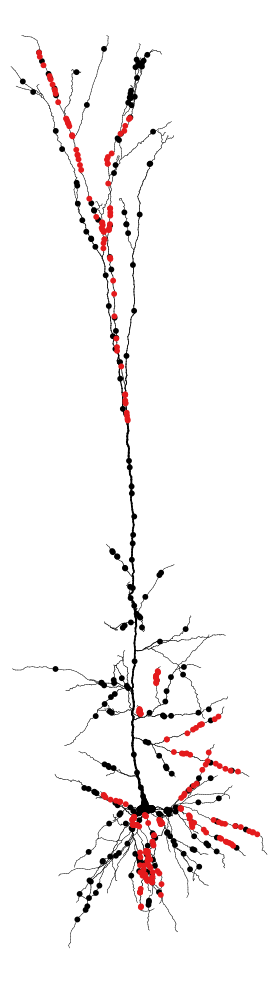

Reproduce this figure in Python.
from pathlib import Path

import matplotlib

matplotlib.use("Agg")

import matplotlib.pyplot as plt
import numpy as np


SCRIPT_DIR = Path(__file__).resolve().parent
ROOT = SCRIPT_DIR.parents[2]
DATA_DIR = ROOT / "nc_final_data" / "Figure1" / "Figure1_b"
OUTPUT = SCRIPT_DIR / "Figure1_b1.pdf"
EXCITATORY_CHANNELS = 250
TOTAL_CHANNELS = 500


def project_point_to_segment(px, py, x0, y0, x1, y1):
    dx = x1 - x0
    dy = y1 - y0
    length_sq = dx * dx + dy * dy
    if length_sq <= 1e-12:
        return x0, y0, 0.0
    t = ((px - x0) * dx + (py - y0) * dy) / length_sq
    t = min(1.0, max(0.0, t))
    return x0 + t * dx, y0 + t * dy, t


def nearest_point(points, px, py, axis1, axis2):
    polyline = [
        (float(p[axis1]), float(p[axis2]), float(p[3])) for p in points
    ]
    best = None
    for i in range(1, len(polyline)):
        x0, y0, d0 = polyline[i - 1]
        x1, y1, d1 = polyline[i]
        x, y, t = project_point_to_segment(px, py, x0, y0, x1, y1)
        distance = float(np.hypot(x - px, y - py))
        diameter = float((1.0 - t) * d0 + t * d1)
        candidate = (distance, x, y, diameter)
        if best is None or candidate[0] < best[0]:
            best = candidate
    if best is None:
        return polyline[0]
    return best[1:]


def build_plot_data():
    points = np.load(DATA_DIR / "section_points.npy", allow_pickle=False)
    names = np.load(DATA_DIR / "section_names.npy", allow_pickle=False).astype(str)
    offsets = np.load(DATA_DIR / "section_offsets.npy", allow_pickle=False)
    parents = np.load(DATA_DIR / "section_parents.npy", allow_pickle=False)
    synapse_sections = np.load(DATA_DIR / "synapse_section.npy", allow_pickle=False).astype(str)
    synapse_locations = np.load(DATA_DIR / "synapse_location.npy", allow_pickle=False).astype(float)
    if len(synapse_sections) != TOTAL_CHANNELS:
        raise ValueError(f"Expected {TOTAL_CHANNELS} synapse sites.")
    synapse_type = np.where(
        np.arange(TOTAL_CHANNELS) < EXCITATORY_CHANNELS, "exc", "inh"
    )

    ranges = {
        name: float(points[:, i].max() - points[:, i].min())
        for i, name in enumerate(("x", "y", "z"))
    }
    axes = sorted(ranges, key=lambda name: ranges[name], reverse=True)
    axis1, axis2 = [("x", "y", "z").index(name) for name in axes[:2]]
    sections = [points[offsets[i]:offsets[i + 1]] for i in range(len(names))]
    section_map = {name: i for i, name in enumerate(names)}

    segments = []
    is_soma = []
    for name, section in zip(names, sections):
        for i in range(1, len(section)):
            previous, current = section[i - 1], section[i]
            segments.append((
                float(previous[axis1]), float(current[axis1]),
                float(previous[axis2]), float(current[axis2]),
                float(previous[3]), float(current[3]),
            ))
            is_soma.append("soma" in name)

    for section, parent_index in zip(sections, parents):
        if parent_index < 0:
            continue
        parent = sections[parent_index]
        child_start = (
            float(section[0, axis1]), float(section[0, axis2]), float(section[0, 3])
        )
        child_end = (
            float(section[-1, axis1]), float(section[-1, axis2]), float(section[-1, 3])
        )
        start_parent = nearest_point(parent, child_start[0], child_start[1], axis1, axis2)
        end_parent = nearest_point(parent, child_end[0], child_end[1], axis1, axis2)
        start_distance = np.hypot(
            start_parent[0] - child_start[0], start_parent[1] - child_start[1]
        )
        end_distance = np.hypot(
            end_parent[0] - child_end[0], end_parent[1] - child_end[1]
        )
        child, parent_point = (
            (child_start, start_parent) if start_distance <= end_distance
            else (child_end, end_parent)
        )
        child_x, child_y, child_d = child
        parent_x, parent_y, parent_d = parent_point
        if np.hypot(parent_x - child_x, parent_y - child_y) < 1e-9:
            continue
        segments.append((child_x, parent_x, child_y, parent_y, child_d, parent_d))
        is_soma.append(False)

    segments = np.asarray(segments, dtype=np.float64)
    rotated = segments.copy()
    rotated[:, 0] = -segments[:, 2]
    rotated[:, 1] = -segments[:, 3]
    rotated[:, 2] = segments[:, 0]
    rotated[:, 3] = segments[:, 1]

    synapse_xy = []
    for name, location in zip(synapse_sections, synapse_locations):
        section = sections[section_map[name]]
        arcs = section[:, 4]
        target = float(location) * arcs[-1]
        x = float(np.interp(target, arcs, section[:, axis1]))
        y = float(np.interp(target, arcs, section[:, axis2]))
        synapse_xy.append((-y, x))

    return rotated, np.asarray(is_soma, dtype=bool), np.asarray(synapse_xy), synapse_type


def radius_for_diameter(diam, is_soma):
    radius = max(0.35, 0.5 * float(diam))
    return min(radius, 6.0) if is_soma else radius


def draw_tube_segment(ax, x0, x1, y0, y1, r0, r1):
    lx = x1 - x0
    ly = y1 - y0
    length = float(np.hypot(lx, ly))
    if length > 1e-12:
        nx = ly / length
        ny = -lx / length
        ax.fill(
            [x0 + r0 * nx, x1 + r1 * nx, x1 - r1 * nx, x0 - r0 * nx],
            [y0 + r0 * ny, y1 + r1 * ny, y1 - r1 * ny, y0 - r0 * ny],
            color="#000000",
            lw=0,
        )
    ax.add_patch(plt.Circle((x0, y0), r0, color="#000000", lw=0))
    ax.add_patch(plt.Circle((x1, y1), r1, color="#000000", lw=0))


def autoscale(segments, ax):
    xs = segments[:, :2].ravel()
    ys = segments[:, 2:4].ravel()
    xmin, xmax = xs.min(), xs.max()
    ymin, ymax = ys.min(), ys.max()
    dx = xmax - xmin
    dy = ymax - ymin
    pad_x = dx * 0.035 if dx > 0 else 1.0
    pad_y = dy * 0.035 if dy > 0 else 1.0
    ax.set_xlim(xmin - pad_x, xmax + pad_x)
    ax.set_ylim(ymin - pad_y, ymax + pad_y)
    ax.set_aspect("equal", adjustable="box")


def main():
    segments, is_soma, synapse_xy, synapse_type = build_plot_data()

    fig, ax = plt.subplots(figsize=(7.0, 10.0))
    for soma in (True, False):
        for x0, x1, y0, y1, d0, d1 in segments[is_soma == soma]:
            draw_tube_segment(
                ax, x0, x1, y0, y1,
                radius_for_diameter(d0, soma),
                radius_for_diameter(d1, soma),
            )
    autoscale(segments, ax)

    for kind, color, zorder in (("inh", "#000000", 3), ("exc", "#e41a1c", 4)):
        selected = synapse_xy[synapse_type == kind]
        if len(selected):
            px, py = selected.T
            ax.scatter(px, py, s=18.0, c=color, edgecolors="none", zorder=zorder)

    ax.invert_xaxis()
    ax.axis("off")
    fig.subplots_adjust(left=0.01, right=0.99, bottom=0.01, top=0.99)
    fig.savefig(OUTPUT, format="pdf", bbox_inches="tight", pad_inches=0.02)
    plt.close(fig)


if __name__ == "__main__":
    main()
